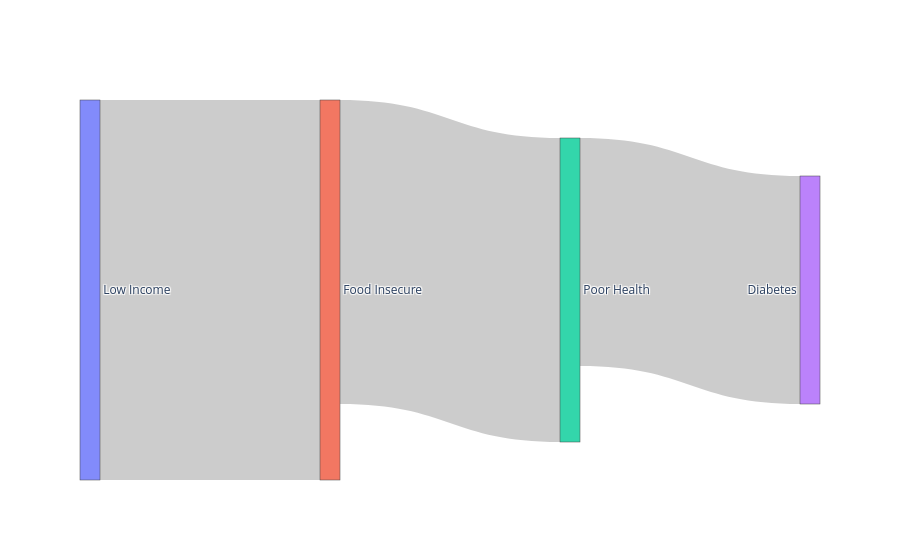

The notebook cell this image was saved under:
### Code cell
# sankey

import plotly.graph_objects as go

fig = go.Figure(go.Sankey(
    node=dict(label=[
        "Low Income", "Food Insecure", "Poor Health", "Diabetes"
    ]),
    link = dict(
        source=[0,1,2],
        target=[1,2,3],
        value=[10,8,6]
    )
))

fig.show()

### Figure 1 — Plotly figure (JSON) as saved in the notebook; plotly's stock layout.template omitted (floating-point values rounded to 4 significant figures)
{"data": [{"link": {"source": [0, 1, 2], "target": [1, 2, 3], "value": [10, 8, 6]}, "node": {"label": ["Low Income", "Food Insecure", "Poor Health", "Diabetes"]}, "type": "sankey"}], "layout": {}}
